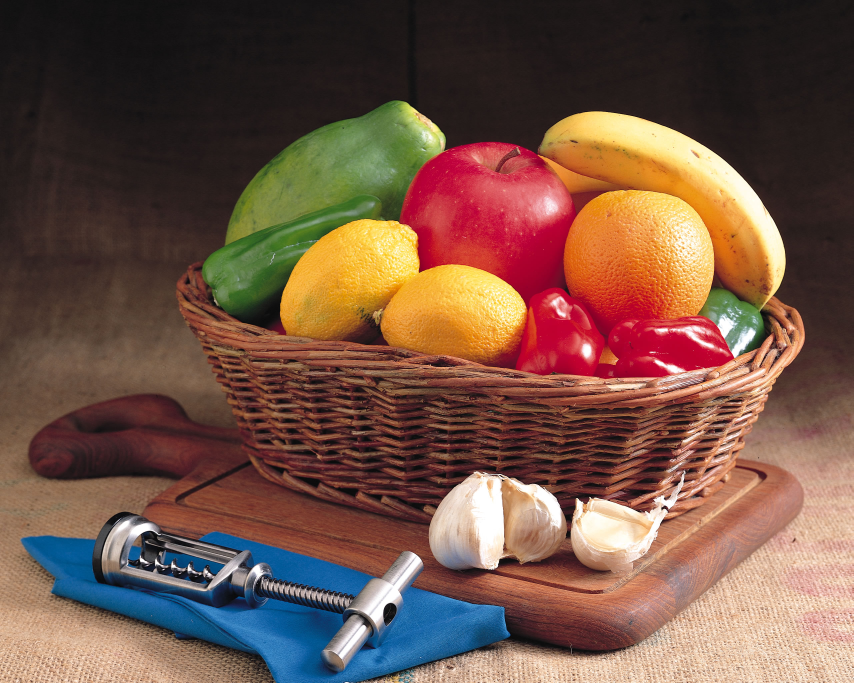
//> input picture image-seg/fruit.jpg, 2560 x 2048 px (shown at 1/3 size)
$ ./seg_lim_fruit   (built with g++ and OpenCV 4)
//> lines starting //> are read from the running program, lines starting //| are printed output that depends on the picture; after the words box and inside, x2 and y2 are one past the last pixel; in counts of white or black regions, pixels touching at a corner belong together
#include <opencv2/opencv.hpp>
#include <opencv2/core/core.hpp>
#include <opencv2/highgui/highgui.hpp>
#include <opencv2/imgproc/imgproc.hpp>
#include <iostream>
#include <sstream>

using namespace std;
using namespace cv;


int drawPeaks(Mat &histImage, vector<int>& peaks, int hist_size = 256, Scalar color = Scalar(0, 0, 255))
{
    int bin_w = cvRound( (double) histImage.cols / hist_size );
    for(size_t i = 0; i < peaks.size(); i++)
        line(histImage, Point(bin_w * peaks[i], histImage.rows), Point(bin_w * peaks[i], 0), color);

    imshow("Peaks", histImage);
    return EXIT_SUCCESS;
}

int drawThresholds(Mat &histImage, vector<int>& peaks, int hist_size = 256, Scalar color = Scalar(255, 0, 0))
{
    int bin_w = cvRound( (double) histImage.cols / hist_size );
    for(size_t i = 0; i < peaks.size(); i++)
        line(histImage, Point(bin_w * peaks[i], histImage.rows), Point(bin_w * peaks[i], 0), color);

    imshow("Thresholds", histImage);
    return EXIT_SUCCESS;
}

Mat drawHistogram(Mat &hist, bool show=true, int hist_h = 400, int hist_w = 1024, int hist_size = 256, Scalar color = Scalar(255, 255, 255), int type = 2)
{
    int bin_w = cvRound( (double) hist_w/hist_size );

    Mat histImage( hist_h, hist_w, CV_8UC3, Scalar( 0,0,0) );

    /// Normalize the result to [ 0, histImage.rows ]
    normalize(hist, hist, 0, histImage.rows, NORM_MINMAX, -1, Mat() );

    switch (type) {
    case 1:
        for(int i = 0; i < histImage.cols; i++)
        {
            const unsigned x = i;
            const unsigned y = hist_h;

            line(histImage, Point(bin_w * x, y),
                 Point(bin_w * x, y - cvRound(hist.at<float>(i))),
                 color);
        }

        break;
    case 2:
        for( int i = 1; i < hist_size; ++i)
        {
            Point pt1 = Point(bin_w * (i-1), hist_h);
            Point pt2 = Point(bin_w * i, hist_h);
            Point pt3 = Point(bin_w * i, hist_h - cvRound(hist.at<float>(i)));
            Point pt4 = Point(bin_w * (i-1), hist_h - cvRound(hist.at<float>(i-1)));
            Point pts[] = {pt1, pt2, pt3, pt4, pt1};

            fillConvexPoly(histImage, pts, 5, color);
        }
        break;
    default:
        for( int i = 1; i < hist_size; ++i)
        {
            line( histImage, Point( bin_w * (i-1), hist_h - cvRound(hist.at<float>(i-1))) ,
                             Point( bin_w * (i), hist_h - cvRound(hist.at<float>(i))),
                             color, 1, 8, 0);
        }

        break;
    }
if (show){
    imshow("Histogram", histImage);
}
    return histImage;
}

struct Length
{
    int pos1;
    int pos2;
    int size()
    {
        return pos2 - pos1 +1;
    }
};

struct PeakInfo
{
    int pos;
    int left_size;
    int right_size;
    float value;
};


/** @function main */
int main( int argc, char** argv )
{

Mat src, src_gray;
vector<Mat> hsv(3);
Mat dst, detected_edges;


if (argc>1){
  /// Load an image
  src = imread( argv[1] );

}else{ src = imread("./image-seg/fruit.jpg");
//> src is the input picture: 2048 rows x 2560 cols, CV_8UC3; mean B, G, R 69.8, 83.8, 114.7

}
  if( !src.data )
  { return -1; }


	/// Create hsv
	Mat full_hsv;
	cvtColor(src,full_hsv,CV_BGR2HSV);
//> full_hsv: 2048 rows x 2560 cols, CV_8UC3; mean H, S, V 47, 112.3, 122.4
	split(full_hsv, hsv);
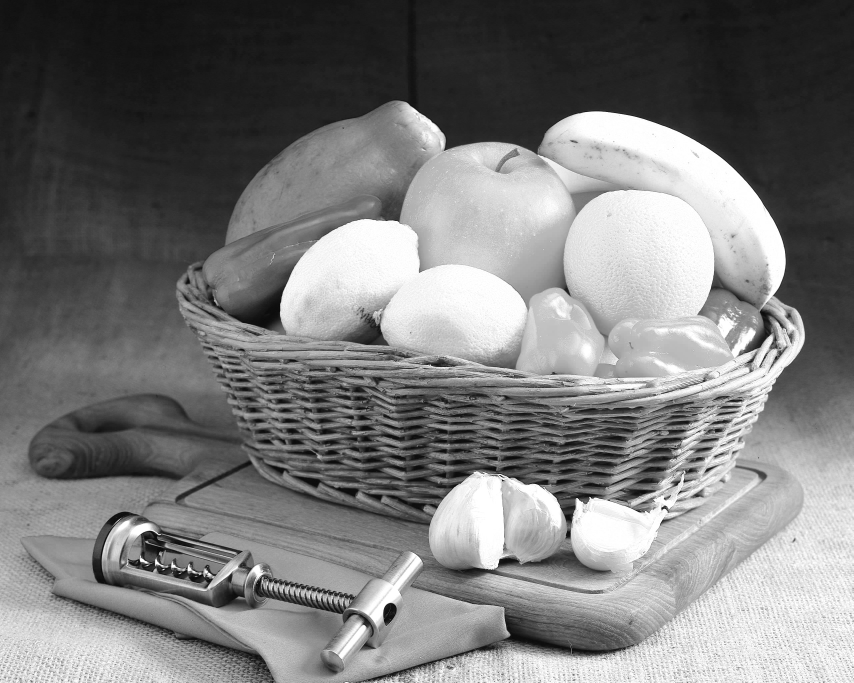
//> hsv[2]: 2048 rows x 2560 cols, CV_8UC1 (shown at 1/3 size); min 0, max 255, mean 122.4
	namedWindow("fonte", WINDOW_NORMAL);
	imshow("fonte",hsv[0]);


    /// Establish the number of bins
    int histSize = 256;

    /// Set the ranges ( for B,G,R) )
    float range[] = { 0, 256 } ;
    const float* histRange = { range };

    bool uniform = true; bool accumulate = false;

    Mat b_hist;


    /// Compute the histograms of h:

    calcHist( &hsv[0], 1, 0, Mat(), b_hist, 1, &histSize, &histRange, uniform, accumulate );
//> b_hist = 256 values, max 514359 at index 6, min 0 at index 180, mean 20480
	cout<<"histograma do hue calculado"<<endl;

	drawHistogram(b_hist);
//> in drawHistogram, `normalize(hist, hist, 0, histImage.rows, NORM_MINMAX, -1, Mat() );`: hist = 256 values, max 400 at index 6, min 0 at index 180, mean 15.93
//> the loop in drawHistogram, `for( int i = 1; i < hist_size; ++i)` made 255 passes
//> (pt3, pt4) on passes 1 to 3: (Point(4, 350), Point(0, 74)), (Point(8, 306), Point(4, 350)), (Point(12, 284), Point(8, 306))
//> after the loop in drawHistogram, `for( int i = 1; i < hist_size; ++i)`:
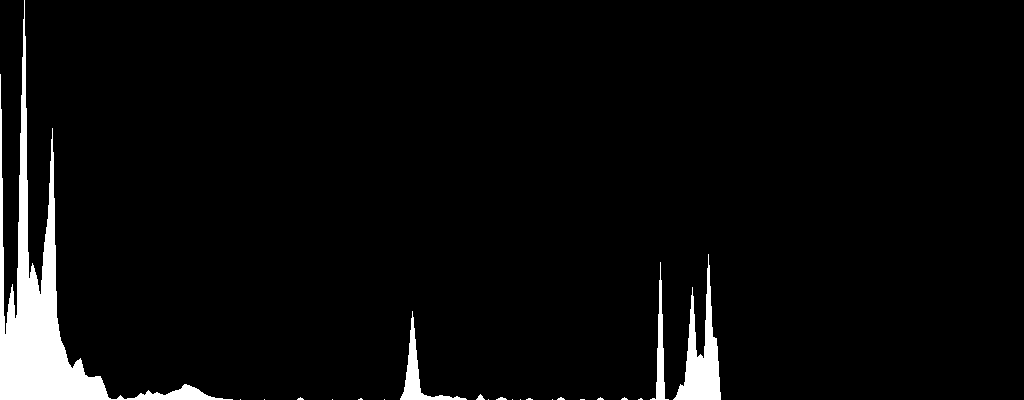
//> histImage: 400 rows x 1024 cols, CV_8UC3; 4.1% white; 22 white regions (16 under 20 px), largest, box (x1, y1, x2, y2) and area: (0, 0, 233, 400) 12434, (673, 254, 721, 400) 2610, (400, 311, 467, 400) 999, (650, 262, 669, 400) 703, (476, 394, 485, 400) 30, (496, 397, 507, 400) 22
//> b_hist has the same summary as hist in drawHistogram

int num_classes=9;
vector<int> peaks(num_classes);
peaks[0]=0;
peaks[1]=6;
peaks[2]=14;
peaks[3]=20;
peaks[4]=46;
peaks[5]=103;
peaks[6]=165;
peaks[7]=173;
peaks[8]=177;
vector<Scalar> color(num_classes);
	color[0]=Scalar(0,0,0);// fundo é preto
	color[1]=Scalar(128,128,128);// chao cinza medio
	color[2]=Scalar(0,0,255);//
	color[3]=Scalar(0,200,0);//
	color[4]=Scalar(0,255,255);//
	color[5]=Scalar(106,106,220);//
	color[6]=Scalar(255,255,255);//alho
	color[7]=Scalar(255,0,0);//pano
	color[8]=Scalar(200,200,200);//saca rolhas
    cout<<peaks.size()<<endl;

 Mat histImg = drawHistogram(b_hist,false);
//> the loop in drawHistogram (call 2), `for( int i = 1; i < hist_size; ++i)` made 255 passes
    drawPeaks(histImg, peaks);
//> after the loop in drawPeaks, `for(size_t i = 0; i < peaks.size(); i++)`: histImage: 400 rows x 1024 cols, CV_8UC3; 0.88% of pixels changed, all inside (x1, y1, x2, y2) = (0, 0, 709, 400)

    if(peaks.size()<1){

		cout<<"não foram encontrados picos suficientes"<<endl;
		waitKey(0);
		return -1;
		}
    for(int i=0; i<peaks.size(); i++){
		cout<<peaks[i]<<endl;
	}

	vector<int>thresholds;
		cout<<"limiares"<<endl;
	for(int i=0; i<peaks.size()-1; i++){
		thresholds.push_back((peaks[i]+peaks[i+1])/2);
		cout<<thresholds[i]<<endl;
	}
	thresholds.push_back(255);
	drawThresholds(histImg, thresholds);
//> after the loop in drawThresholds, `for(size_t i = 0; i < peaks.size(); i++)`: histImage: 400 rows x 1024 cols, CV_8UC3; mean B, G, R 11.7, 9.5, 11.7

	vector<Mat> segmented(thresholds.size());
	vector<Mat> diff(thresholds.size());
	Mat seg, dst_final;
	seg.create( hsv[0].size(), hsv[0].type() );


	for (int k=0;k<thresholds.size();k++){

		threshold( hsv[0],segmented[k], thresholds[k],255,1 );//(k*255/(thresholds.size()-1))

		if(k!=0){
			diff[k]=segmented[k]-segmented[k-1];

			}else{
				diff[k]=segmented[k];
			}

		addWeighted( seg, 1, segmented[k], 1, 0.0, seg);

	}
//> seg: 2048 rows x 2560 cols, CV_8UC1; every value is 255
	//threshold( seg,diff[0],128,255,1 );


	dst_final.create( src.size(), src.type() );
	Mat result=Mat::zeros(Size(seg.cols, seg.rows), CV_8UC1);
	for (int k=0;k<thresholds.size();k++){
		addWeighted( result, 1, diff[k], (k*1.0/(thresholds.size())), 0.0, result);
		dst = Scalar::all(0);
		Mat cor;
		cor.create( src.size(), src.type() );
		cor.setTo(color[k]);
		cor.copyTo( dst, diff[k]);
		addWeighted( dst_final, 1, dst, 1, 0.0, dst_final);

	}
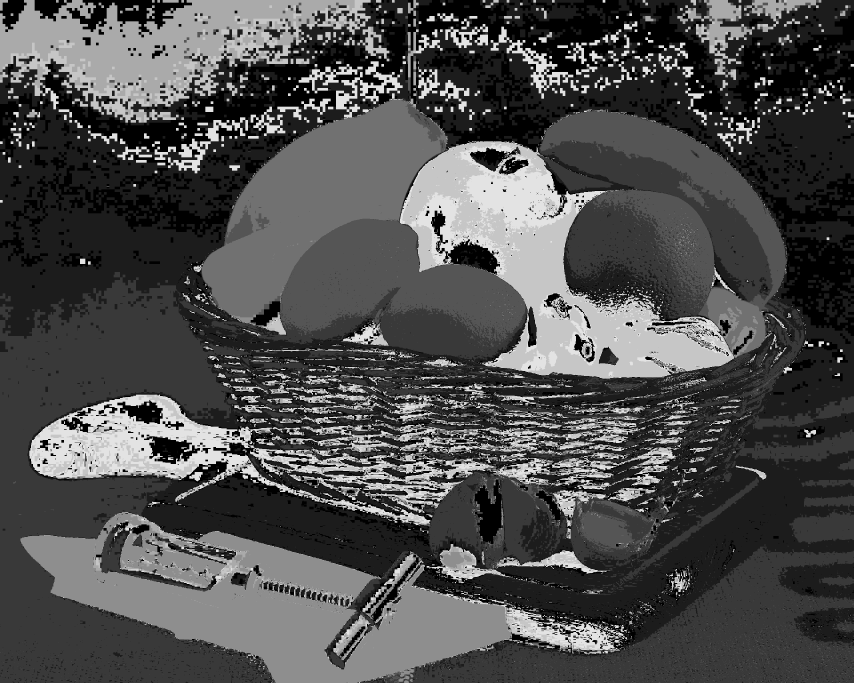
//> result: 2048 rows x 2560 cols, CV_8UC1 (shown at 1/3 size); min 0, max 227, mean 77.4
//> dst: 2048 rows x 2560 cols, CV_8UC3; mean H, S, V 15.3, 15.3, 15.3
//> dst_final: 2048 rows x 2560 cols, CV_8UC3; mean H, S, V 87.3, 93.4, 140.8


    namedWindow("resultado hue", WINDOW_NORMAL);
	imshow("resultado hue",dst_final);
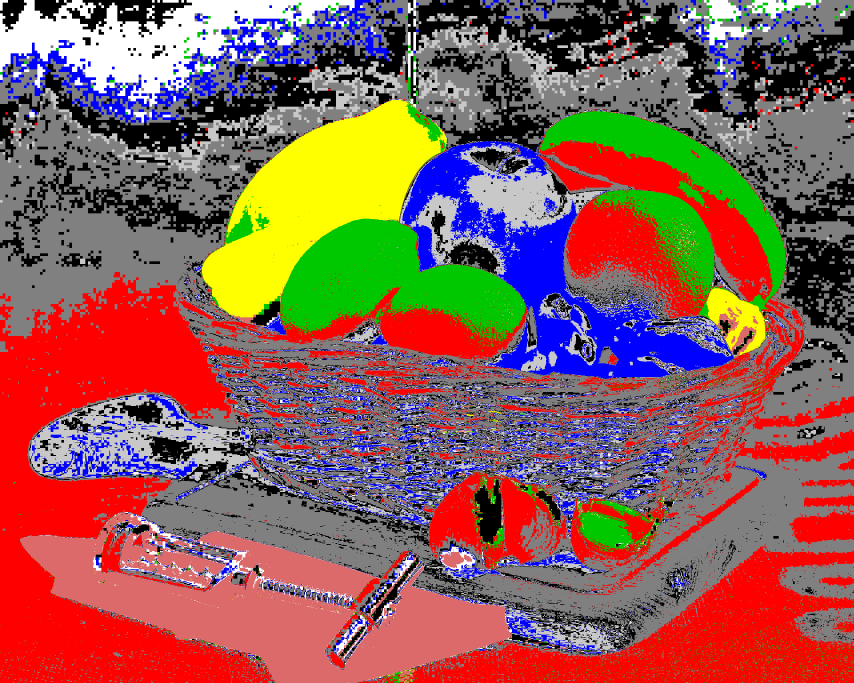
//> window 'resultado hue': 2048 rows x 2560 cols, CV_8UC3 (shown at 1/3 size); mean B, G, R 87.3, 93.4, 140.8
	imwrite("./resultado_limiar/fruit_limiar_hue.png",dst_final);


    cout<<"aperte uma tecla para mostrar o proximo passo(segmentacao por limiar pelo value)"<<endl;
    waitKey(0);

    //VALUE
    namedWindow("fonte", WINDOW_NORMAL);
	imshow("fonte",hsv[2]);


    calcHist( &hsv[2], 1, 0, Mat(), b_hist, 1, &histSize, &histRange, uniform, accumulate );
//> b_hist = 256 values, max 170882 at index 255, min 13 at index 0, mean 20480
	cout<<"histograma do hue calculado"<<endl;

	drawHistogram(b_hist);
//> after the loop in drawHistogram (call 3), `for( int i = 1; i < hist_size; ++i)`: histImage: 400 rows x 1024 cols, CV_8UC3; 11.9% white; 1 white region, box (x1, y1, x2, y2) and area: (36, 0, 1021, 400) 48921
//> b_hist = 256 values, max 400 at index 255, min 0 at index 0, mean 47.91


peaks[0]=0;
peaks[1]=23;
peaks[2]=27;
peaks[3]=30;
peaks[4]=35;
peaks[5]=63;
peaks[6]=135;
peaks[7]=193;
peaks[8]=250;

 histImg = drawHistogram(b_hist,false);
    drawPeaks(histImg, peaks);
//> call 2 of drawPeaks, with hist_size = 256, color = Scalar(0, 0, 255)
//> after the loop in drawPeaks (call 2), `for(size_t i = 0; i < peaks.size(); i++)`:
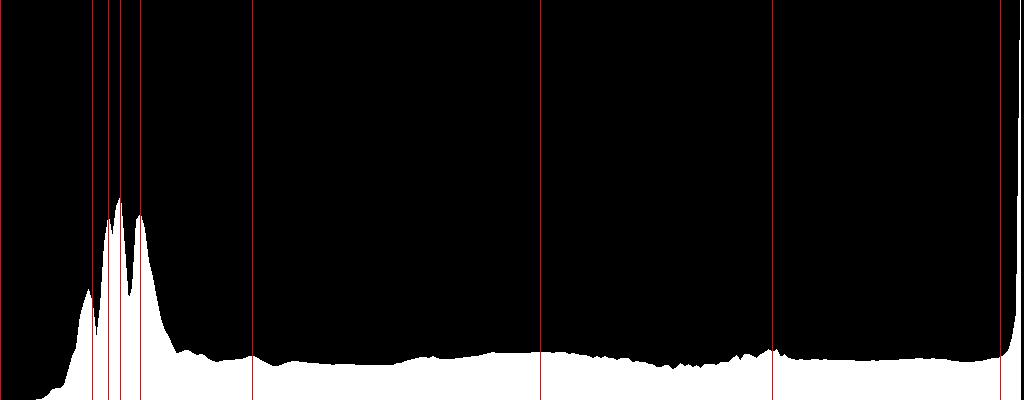
//> histImage: 400 rows x 1024 cols, CV_8UC3; mean B, G, R 29.9, 29.9, 32.2

    if(peaks.size()<1){
		cout<<"não foram encontrados picos suficientes"<<endl;
		waitKey(0);
		return -1;
		}
    for(int i=0; i<peaks.size(); i++){
		cout<<peaks[i]<<endl;
	}

	thresholds.clear();
		cout<<"limiares"<<endl;
	for(int i=0; i<peaks.size()-1; i++){
		thresholds.push_back((peaks[i]+peaks[i+1])/2);
		cout<<thresholds[i]<<endl;
	}
	thresholds.push_back(255);
	drawThresholds(histImg, thresholds);
//> call 2 of drawThresholds, with hist_size = 256, color = Scalar(255)
//> after the loop in drawThresholds (call 2), `for(size_t i = 0; i < peaks.size(); i++)`:
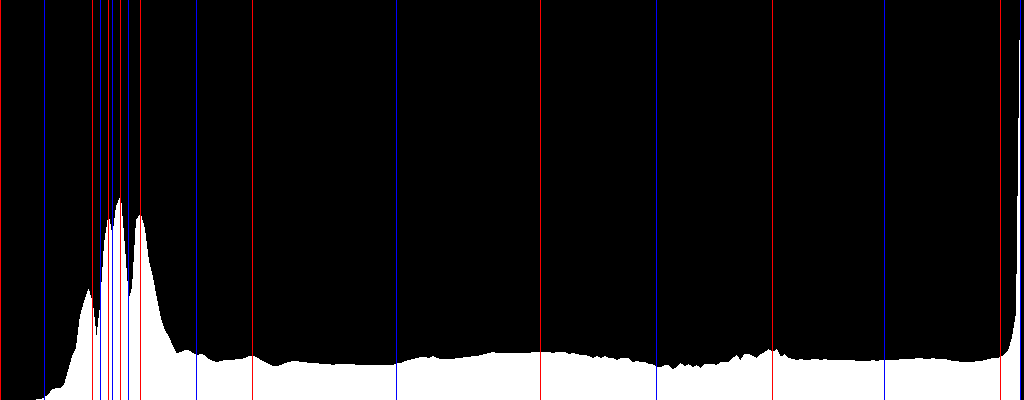
//> histImage: 400 rows x 1024 cols, CV_8UC3; 0.88% of pixels changed, all inside (x1, y1, x2, y2) = (44, 0, 1021, 400)

	vector<Mat> segmented2(thresholds.size());
	vector<Mat> diff2(thresholds.size());

	seg=Scalar(0);
	for (int k=0;k<thresholds.size();k++){
		threshold( hsv[2],segmented2[k], thresholds[k],255,1 );//(k*255/(thresholds.size()-1))

		if(k!=0){
			diff2[k]=segmented2[k]-segmented2[k-1];

			}else{
				diff2[k]=segmented2[k];
			}

		addWeighted( seg, 1, segmented2[k], 1, 0.0, seg);

	}
	//threshold( seg,diff[0],128,255,1 );


	dst_final.create( src.size(), src.type() );
	result=Mat::zeros(Size(seg.cols, seg.rows), CV_8UC1);
	for (int k=0;k<thresholds.size();k++){
		addWeighted( result, 1, diff[k], (k*1.0/(thresholds.size())), 0.0, result);
		dst = Scalar::all(0);
		Mat cor;
		cor.create( src.size(), src.type() );
		cor.setTo(color[k]);
		cor.copyTo( dst, diff[k]);
		addWeighted( dst_final, 1, dst, 1, 0.0, dst_final);

	}
//> dst_final: 2048 rows x 2560 cols, CV_8UC3; mean H, S, V 135.1, 144.8, 184.1


    namedWindow("resultado value", WINDOW_NORMAL);
	imshow("resultado value",dst_final);
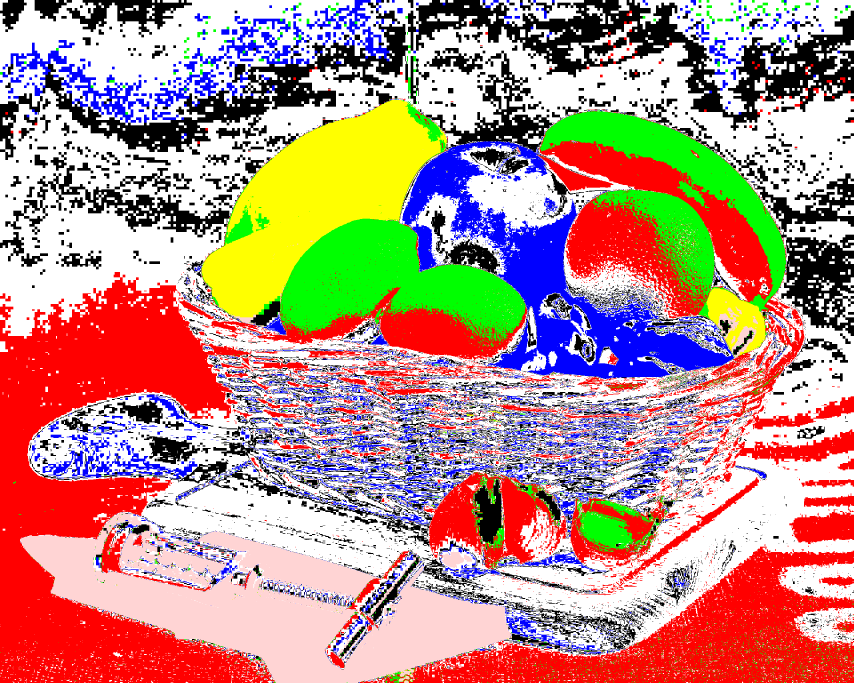
//> window 'resultado value': 2048 rows x 2560 cols, CV_8UC3 (shown at 1/3 size); mean B, G, R 135.1, 144.8, 184.1
	imwrite("./resultado_limiar/fruit_limiar_value.png",dst_final);
    waitKey(0);


    return 0;


  }
